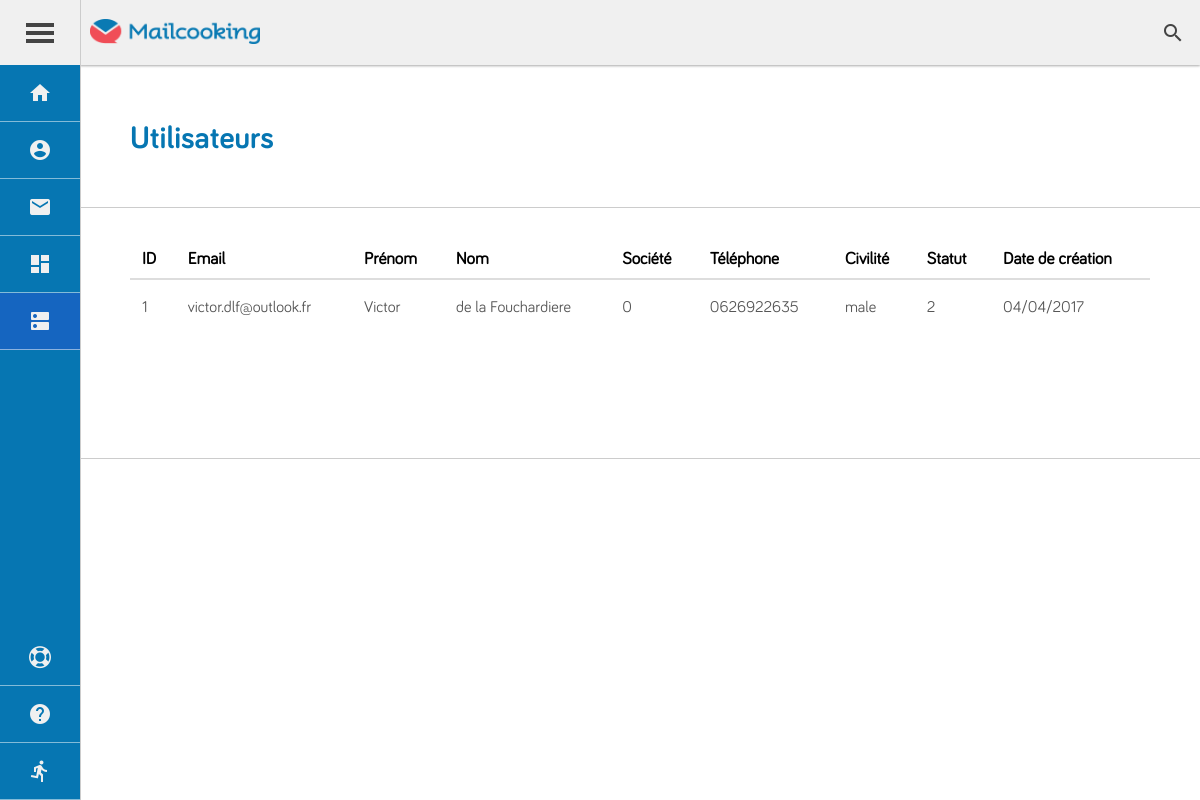
The app's page /?module=admin&action=users (signed in) with its own data.
### tables this page shows
CREATE TABLE `users` (
  `user_id` int(11) NOT NULL,
  `user_email` varchar(255) NOT NULL,
  `user_password` varchar(255) NOT NULL,
  `user_societe` varchar(450) NOT NULL COMMENT 'Société modifiabale du user',
  `first_name` varchar(255) NOT NULL,
  `last_name` varchar(255) NOT NULL,
  `societe` varchar(255) NOT NULL,
  `nb_phone` varchar(255) NOT NULL,
  `gender` varchar(255) NOT NULL,
  `valide` int(11) NOT NULL,
  `timestamp` timestamp NOT NULL DEFAULT CURRENT_TIMESTAMP
);

### app/controller/admin/users.php (called while the page is built, shortened)
<?php
	$users = selecttable('users',
				array('orderby' => 'timestamp',
					'order' => 'DESC',
			));
	include_once('app/view/admin/users.php');

### core/coremodel.php (called while the page is built, shortened)
<?php
function selecttable($table, $options=array())
{
	global $connexion;
	try
	{
		$sql = 'SELECT * FROM ' . $table;
		if ((isset($options['wherecolumn'])) && (isset($options['wherevalue']))) {
			$sql .= ' WHERE ' . $options["wherecolumn"] . '="' . $options["wherevalue"] . '"';
		}
		if (isset($options['orderby'])) {
			$sql .= ' ORDER BY ' . $options["orderby"];
			if (isset($options["order"])) {
				$sql .= ' ' . $options["order"];
			}
		}
		$query = $connexion->query($sql);
		$data = $query->fetchAll();
		return $data;
	}
	catch (Exception $e)
	{
		die("Erreur SQL : " . $e->getMessage());
	}
}

### app/view/admin/users.php (the view)
<?php
	include("app/view/layout/user/header.php");
?>
<div class="container container_users">
	<div class="block full_block">
		<div class="pannel pannel_heading">
			<div class="row nowrap row-verti-center row-hori-between">
				<div>
					<h1>Utilisateurs</h1>
				</div>
 		</div>
		</div>
	</div>
	<div class="block full_block">
		<div class="pannel pannel_body container_to_table">
			<table class="table_users">
				<thead>
					<tr>
						<th>ID</th>
						<th>Email</th>
						<th>Prénom</th>
						<th>Nom</th>
						<th>Société</th>
						<th>Téléphone</th>
						<th>Civilité</th>
						<th>Statut</th>
						<th>Date de création</th>
					</tr>
				</thead>
				<tbody>
					<?php foreach ($users as $key => $user) {
						$timestamp = new DateTime($user['timestamp']);
						$userDateCreat = $timestamp->format('d/m/Y');
					?>
					<tr>
						<td><?= $user["user_id"]; ?></td>
						<td><?= $user["user_email"]; ?></td>
						<td><?= $user["first_name"]; ?></td>
						<td><?= $user["last_name"]; ?></td>
						<td><?= $user["user_societe"]; ?></td>
						<td><?= $user["nb_phone"]; ?></td>
						<td><?= $user["gender"]; ?></td>
						<td><?= $user["valide"]; ?></td>
						<td><?= $userDateCreat; ?></td>
					</tr>
					<?php } ?>
				</tbody>
			</table>
		</div>
	</div>
</div>
<?php
	include("app/view/layout/user/footer.php");
?>

### webroot/css/back/styles.css (style rules this page uses)
.row, .col { display: -webkit-flex; display: flex; }
.row { -webkit-flex-direction: row; flex-direction: row; }
.nowrap { -webkit-flex-wrap: nowrap; flex-wrap: nowrap; }
.row-verti-center { -webkit-align-items: center; align-items: center; }
.row-hori-between { -webkit-justify-content: space-between; justify-content: space-between; }
html, body, div, span, applet, object, iframe, h1, h2, h3, h4, h5, h6, p, blockquote, pre, a, abbr, acronym, address, big, cite, code, del, dfn, em, img, ins, kbd, q, s, samp, small, strike, strong, sub, sup, tt, var, u, center, dl, dt, dd, ol, ul, li, fieldset, form, label, article, aside, canvas, details, embed, figure, figcaption, footer, header, hgroup, menu, nav, output, ruby, section, summary, time, mark, audio, video { margin: 0; padding: 0; border: 0; font: inherit; font-size: 100%; vertical-align: baseline; }
html { line-height: 1; }
html, body, input, textarea, button, p, * { font-family: 'bariolregular', 'Helvetica'; }
h1, h2, h3, h4, h5 { color: #0676B2; }
h1 { font-size: 32px; margin: 10px 0; color: #0676B2; line-height: 42px; font-family: 'bariolbold', 'Helvetica'; }
.large_container section.section div.container { position: relative; background-color: #FFFFFF; width: 100%; overflow: auto; height: calc(100vh - 65px); }
div.container div.block { background-color: #FFFFFF; -moz-box-sizing: border-box; -webkit-box-sizing: border-box; box-sizing: border-box; border-bottom: 1px solid rgba(0, 0, 0, 0.2); width: 100%; }
div.container div.block > div.pannel { width: 100%; -moz-box-sizing: border-box; -webkit-box-sizing: border-box; box-sizing: border-box; padding: 15px 50px; }
div.container div.block > div.pannel.pannel_body { padding-top: 30px; padding-bottom: 30px; }
div.container div.block > div.pannel.pannel_heading { padding-top: 40px; padding-bottom: 40px; }
.container_to_table { width: 100%; min-height: 250px; }
.container_to_table table { margin-bottom: 20px; border-collapse: collapse; border-spacing: 0; display: table; width: 100%; }
.container_to_table table > thead, .container_to_table table > tbody { vertical-align: middle; }
.container_to_table table > thead { display: table-header-group; }
.container_to_table table > tbody { display: table-row-group; }
.container_to_table > table > thead > tr { display: table-row; vertical-align: inherit; }
.container_to_table > table > thead > tr th { border-bottom: 2px solid #ddd; padding: 8px 12px; line-height: 1.42857143; text-align: left; display: table-cell; font-size: 17px; }
.container_to_table > table > tbody > tr { width: 100%; filter: progid:DXImageTransform.Microsoft.Alpha(Opacity=90); opacity: 0.9; vertical-align: middle; }
.container_to_table > table > tbody > tr td { padding: 18px 12px; color: #444; border-top: 1px solid #ddd; }

### records on screen
users: user_id "1", user_email "victor.dlf@outlook.fr", first_name "Victor", last_name "de la Fouchardiere", user_societe "0", nb_phone "0626922635", gender "male", valide "2", timestamp "04/04/2017"
